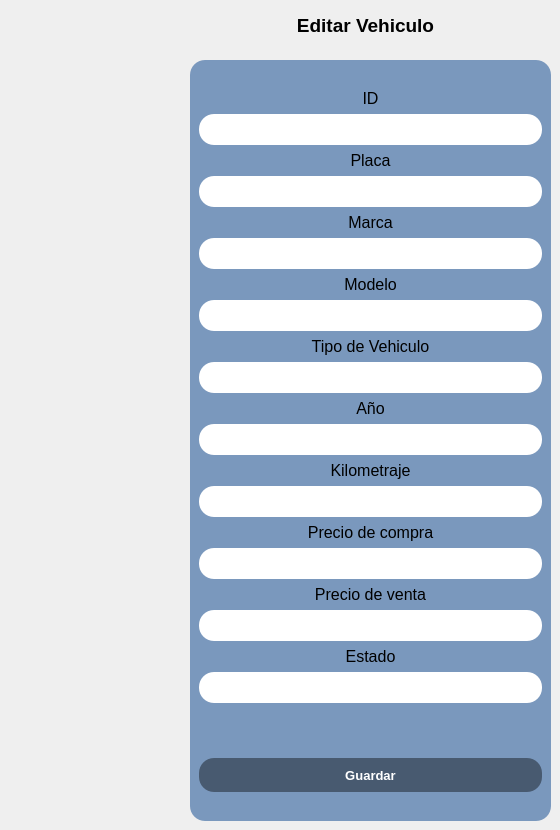
            <widget class="QWidget" name="editar_vehiculo">
             <widget class="QFrame" name="frame_editarVehiculo">
              <property name="geometry">
               <rect>
                <x>190</x>
                <y>60</y>
                <width>361</width>
                <height>761</height>
               </rect>
              </property>
              <property name="styleSheet">
               <string notr="true">background-color: rgb(122, 152, 189);
border-radius:15px;
border-color: rgb(0, 0, 0);</string>
              </property>
              <property name="frameShape">
               <enum>QFrame::StyledPanel</enum>
              </property>
              <property name="frameShadow">
               <enum>QFrame::Raised</enum>
              </property>
              <layout class="QVBoxLayout" name="verticalLayout_5">
               <item>
                <spacer name="horizontalSpacer_12">
                 <property name="orientation">
                  <enum>Qt::Horizontal</enum>
                 </property>
                 <property name="sizeHint" stdset="0">
                  <size>
                   <width>40</width>
                   <height>20</height>
                  </size>
                 </property>
                </spacer>
               </item>
               <item>
                <widget class="QLabel" name="label_22">
                 <property name="font">
                  <font>
                   <pointsize>12</pointsize>
                  </font>
                 </property>
                 <property name="text">
                  <string>ID</string>
                 </property>
                 <property name="alignment">
                  <set>Qt::AlignCenter</set>
                 </property>
                </widget>
               </item>
               <item>
                <widget class="QLineEdit" name="lineEdit_id">
                 <property name="minimumSize">
                  <size>
                   <width>171</width>
                   <height>31</height>
                  </size>
                 </property>
                 <property name="maximumSize">
                  <size>
                   <width>350</width>
                   <height>31</height>
                  </size>
                 </property>
                 <property name="styleSheet">
                  <string notr="true">background-color: rgb(255, 255, 255);</string>
                 </property>
                </widget>
               </item>
               <item>
                <widget class="QLabel" name="label_24">
                 <property name="font">
                  <font>
                   <pointsize>12</pointsize>
                  </font>
                 </property>
                 <property name="text">
                  <string>Placa</string>
                 </property>
                 <property name="alignment">
                  <set>Qt::AlignCenter</set>
                 </property>
                </widget>
               </item>
               <item>
                <widget class="QLineEdit" name="lineEdit_editarPlaca">
                 <property name="minimumSize">
                  <size>
                   <width>171</width>
                   <height>31</height>
                  </size>
                 </property>
                 <property name="maximumSize">
                  <size>
                   <width>345</width>
                   <height>31</height>
                  </size>
                 </property>
                 <property name="styleSheet">
                  <string notr="true">background-color: rgb(255, 255, 255);</string>
                 </property>
                </widget>
               </item>
               <item>
                <widget class="QLabel" name="label_25">
                 <property name="font">
                  <font>
                   <pointsize>12</pointsize>
                  </font>
                 </property>
                 <property name="text">
                  <string>Marca</string>
                 </property>
                 <property name="alignment">
                  <set>Qt::AlignCenter</set>
                 </property>
                </widget>
               </item>
               <item>
                <widget class="QLineEdit" name="lineEdit_editarMarca">
                 <property name="minimumSize">
                  <size>
                   <width>171</width>
                   <height>31</height>
                  </size>
                 </property>
                 <property name="maximumSize">
                  <size>
                   <width>345</width>
                   <height>31</height>
                  </size>
                 </property>
                 <property name="styleSheet">
                  <string notr="true">background-color: rgb(255, 255, 255);</string>
                 </property>
                </widget>
               </item>
               <item>
                <widget class="QLabel" name="label_26">
                 <property name="font">
                  <font>
                   <pointsize>12</pointsize>
                  </font>
                 </property>
                 <property name="text">
                  <string>Modelo</string>
                 </property>
                 <property name="alignment">
                  <set>Qt::AlignCenter</set>
                 </property>
                </widget>
               </item>
               <item>
                <widget class="QLineEdit" name="lineEdit_editarModelo">
                 <property name="minimumSize">
                  <size>
                   <width>171</width>
                   <height>31</height>
                  </size>
                 </property>
                 <property name="maximumSize">
                  <size>
                   <width>345</width>
                   <height>31</height>
                  </size>
                 </property>
                 <property name="styleSheet">
                  <string notr="true">background-color: rgb(255, 255, 255);</string>
                 </property>
                </widget>
               </item>
               <item>
                <widget class="QLabel" name="label_27">
                 <property name="font">
                  <font>
                   <pointsize>12</pointsize>
                  </font>
                 </property>
                 <property name="text">
                  <string>Tipo de Vehiculo</string>
                 </property>
                 <property name="alignment">
                  <set>Qt::AlignCenter</set>
                 </property>
                </widget>
               </item>
               <item>
                <widget class="QLineEdit" name="lineEdit_editarTipov">
                 <property name="minimumSize">
                  <size>
                   <width>171</width>
                   <height>31</height>
                  </size>
                 </property>
                 <property name="maximumSize">
                  <size>
                   <width>345</width>
                   <height>31</height>
                  </size>
                 </property>
                 <property name="styleSheet">
                  <string notr="true">background-color: rgb(255, 255, 255);</string>
                 </property>
                </widget>
               </item>
               <item>
                <widget class="QLabel" name="label_28">
                 <property name="font">
                  <font>
                   <pointsize>12</pointsize>
                  </font>
                 </property>
                 <property name="text">
                  <string>Año</string>
                 </property>
                 <property name="alignment">
                  <set>Qt::AlignCenter</set>
                 </property>
                </widget>
               </item>
               <item>
                <widget class="QLineEdit" name="lineEdit_editarAnio">
                 <property name="minimumSize">
                  <size>
                   <width>171</width>
                   <height>31</height>
                  </size>
                 </property>
                 <property name="maximumSize">
                  <size>
                   <width>345</width>
                   <height>31</height>
                  </size>
                 </property>
                 <property name="styleSheet">
                  <string notr="true">background-color: rgb(255, 255, 255);</string>
                 </property>
                </widget>
               </item>
               <item>
                <widget class="QLabel" name="label_29">
                 <property name="font">
                  <font>
                   <pointsize>12</pointsize>
                  </font>
                 </property>
                 <property name="text">
                  <string>Kilometraje</string>
                 </property>
                 <property name="alignment">
                  <set>Qt::AlignCenter</set>
                 </property>
                </widget>
               </item>
               <item>
                <widget class="QLineEdit" name="lineEdit_editarKilometraje">
                 <property name="minimumSize">
                  <size>
                   <width>171</width>
                   <height>31</height>
                  </size>
                 </property>
                 <property name="maximumSize">
                  <size>
                   <width>345</width>
                   <height>31</height>
                  </size>
                 </property>
                 <property name="styleSheet">
                  <string notr="true">background-color: rgb(255, 255, 255);</string>
                 </property>
                </widget>
               </item>
               <item>
                <widget class="QLabel" name="label_31">
                 <property name="font">
                  <font>
                   <pointsize>12</pointsize>
                  </font>
                 </property>
                 <property name="text">
                  <string>Precio de compra</string>
                 </property>
                 <property name="alignment">
                  <set>Qt::AlignCenter</set>
                 </property>
                </widget>
               </item>
               <item>
                <widget class="QLineEdit" name="lineEdit_editarPrecioc">
                 <property name="minimumSize">
                  <size>
                   <width>171</width>
                   <height>31</height>
                  </size>
                 </property>
                 <property name="maximumSize">
                  <size>
                   <width>345</width>
                   <height>31</height>
                  </size>
                 </property>
                 <property name="styleSheet">
                  <string notr="true">background-color: rgb(255, 255, 255);</string>
                 </property>
                </widget>
               </item>
               <item>
                <widget class="QLabel" name="label_32">
                 <property name="font">
                  <font>
                   <pointsize>12</pointsize>
                  </font>
                 </property>
                 <property name="text">
                  <string>Precio de venta</string>
                 </property>
                 <property name="alignment">
                  <set>Qt::AlignCenter</set>
                 </property>
                </widget>
               </item>
               <item>
                <widget class="QLineEdit" name="lineEdit_editarPreciov">
                 <property name="minimumSize">
                  <size>
                   <width>171</width>
                   <height>31</height>
                  </size>
                 </property>
                 <property name="maximumSize">
                  <size>
                   <width>345</width>
                   <height>31</height>
                  </size>
                 </property>
                 <property name="styleSheet">
                  <string notr="true">background-color: rgb(255, 255, 255);</string>
                 </property>
                </widget>
               </item>
               <item>
                <widget class="QLabel" name="label_23">
                 <property name="font">
                  <font>
                   <pointsize>12</pointsize>
                  </font>
                 </property>
                 <property name="text">
                  <string>Estado</string>
                 </property>
                 <property name="alignment">
                  <set>Qt::AlignCenter</set>
                 </property>
                </widget>
               </item>
               <item>
                <widget class="QLineEdit" name="lineEdit_editarEstadov">
                 <property name="minimumSize">
                  <size>
                   <width>171</width>
                   <height>31</height>
                  </size>
                 </property>
                 <property name="maximumSize">
                  <size>
                   <width>345</width>
                   <height>31</height>
                  </size>
                 </property>
                 <property name="styleSheet">
                  <string notr="true">background-color: rgb(255, 255, 255);</string>
                 </property>
                </widget>
               </item>
               <item>
                <spacer name="verticalSpacer_2">
                 <property name="orientation">
                  <enum>Qt::Vertical</enum>
                 </property>
                 <property name="sizeHint" stdset="0">
                  <size>
                   <width>20</width>
                   <height>40</height>
                  </size>
                 </property>
                </spacer>
               </item>
               <item>
                <widget class="QPushButton" name="btn_guardarEditar">
                 <property name="minimumSize">
                  <size>
                   <width>0</width>
                   <height>34</height>
                  </size>
                 </property>
                 <property name="maximumSize">
                  <size>
                   <width>16777215</width>
                   <height>34</height>
                  </size>
                 </property>
                 <property name="font">
                  <font>
                   <pointsize>10</pointsize>
                   <weight>75</weight>
                   <bold>true</bold>
                  </font>
                 </property>
                 <property name="styleSheet">
                  <string notr="true">background-color: rgb(72, 90, 112);
color: rgb(255, 255, 255);</string>
                 </property>
                 <property name="text">
                  <string>Guardar</string>
                 </property>
                </widget>
               </item>
               <item>
                <spacer name="horizontalSpacer_2">
                 <property name="orientation">
                  <enum>Qt::Horizontal</enum>
                 </property>
                 <property name="sizeHint" stdset="0">
                  <size>
                   <width>340</width>
                   <height>20</height>
                  </size>
                 </property>
                </spacer>
               </item>
              </layout>
             </widget>
             <widget class="QLabel" name="label_35">
              <property name="geometry">
               <rect>
                <x>280</x>
                <y>10</y>
                <width>171</width>
                <height>31</height>
               </rect>
              </property>
              <property name="font">
               <font>
                <pointsize>14</pointsize>
                <weight>75</weight>
                <bold>true</bold>
               </font>
              </property>
              <property name="text">
               <string>Editar Vehiculo</string>
              </property>
              <property name="alignment">
               <set>Qt::AlignCenter</set>
              </property>
             </widget>
            </widget>
